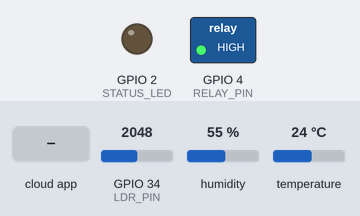
A sketch run on a simulated ESP32. Parts: switched loads named in the sketch (green lamp = pin HIGH), output pins drawn as LEDs (lit = HIGH). Inputs (shaded band) come from the test bench; at power-on: GPIO 34 (LDR_PIN) = 2048, humidity 55 %, temperature 24 °C (analog values on the 0–4095 scale). WiFi joins after 1.5 s; servers stay silent unless stated; the local clock reads 2024-03-15 10:24:30 at power-on unless the sketch sets it; the Firebase database answers and starts empty; what the sketch prints to the serial monitor is not drawn.

Above: at 3.3 s.
3.4 s: the phone or cloud app sets relay to ON
At 4.4 s:
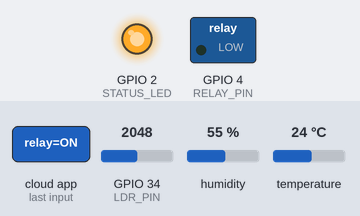
11.8 s: the phone or cloud app sets mode to AUTO
At 14.2 s:
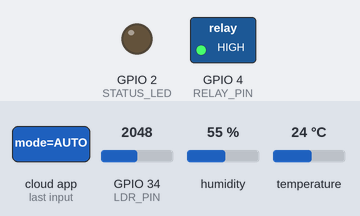
Timing chart, 0 to 15.7 s (numbered marks = the images above; inputs shaded):
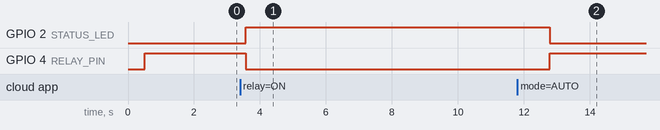

The sketch:

Task_05_Firebase_Logging_CSV.ino
```cpp
/*
 * ======================================================================================
 * Task 05: Firebase Logging, Automation & Data Export — complete system firmware
 * Project: ProtoSem Week 07 — IoT & Embedded Systems
 * Author: Sai Sanjay R
 * Hardware: ESP32 DevKit V1, DHT11 (GPIO 14), LDR + 10k divider (GPIO 34 / ADC1),
 *           5V optocoupled relay + 230V bulb (GPIO 4, active-LOW), onboard LED (GPIO 2)
 *
 * Everything from Task 04 (live telemetry on /current, MANUAL / AUTO bulb control)
 * PLUS: NTP time sync and a timestamped history record every 5 s under
 *
 *   /telemetry/logs/{epochSeconds}
 *       timestamp   : 1729862320            (int, Unix epoch, UTC)
 *       time        : "2024-10-25T13:18:40Z" (string, ISO-8601 UTC)
 *       temperature : 27.1                  (float, °C, DHT11)
 *       humidity    : 62.4                  (float, %RH, DHT11)
 *       ldr         : 1490                  (int, 12-bit ADC 0-4095)
 *       relay       : "ON" | "OFF"          (bulb status at that moment)
 *       mode        : "AUTO" | "MANUAL"     (operating mode at that moment)
 *
 * The web dashboard reads /telemetry/logs for the history table, chart and CSV download;
 * export_firebase_csv.py does the same from a laptop through the REST API.
 * ======================================================================================
 */

#include <WiFi.h>
#include <Firebase_ESP_Client.h>
#include <addons/TokenHelper.h>
#include <DHT.h>
#include "time.h"

// ---------- Wi-Fi / Firebase ----------
#define WIFI_SSID        "YOUR_WIFI_SSID"
#define WIFI_PASS        "YOUR_WIFI_PASSWORD"
#define API_KEY          "YOUR_FIREBASE_WEB_API_KEY"
#define DATABASE_URL     "https://smarthome-iot-e9fe6-default-rtdb.asia-southeast1.firebasedatabase.app"
#define DEVICE_EMAIL     "esp32@firebase.local"
#define DEVICE_PASSWORD  "YOUR_DEVICE_ACCOUNT_PASSWORD"

// ---------- Pins ----------
#define DHTPIN           14
#define DHTTYPE          DHT11
#define LDR_PIN          34
#define RELAY_PIN        4
#define STATUS_LED       2
#define RELAY_ACTIVE     LOW
#define RELAY_INACTIVE   HIGH
#define HYSTERESIS       50

// ---------- Timing ----------
const unsigned long CONTROL_INTERVAL = 1000;   // dashboard commands
const unsigned long LOG_INTERVAL     = 5000;   // live update + history record
const char* NTP_SERVER = "pool.ntp.org";       // UDP port 123

DHT dht(DHTPIN, DHTTYPE);
FirebaseData   fbdo;
FirebaseAuth   auth;
FirebaseConfig config;

String mode      = "AUTO";
int    threshold = 1500;
bool   manualOn  = false;
bool   relayOn   = false;
float  lastTemp  = NAN;
float  lastHum   = NAN;
unsigned long lastControlMs = 0;
unsigned long lastLogMs     = 0;

void setRelay(bool on) {
  relayOn = on;
  digitalWrite(RELAY_PIN, on ? RELAY_ACTIVE : RELAY_INACTIVE);
  digitalWrite(STATUS_LED, on ? HIGH : LOW);
}

// Seconds since 1970 (UTC) from the NTP-synced RTC; 0 if time is not set yet
time_t epochNow() {
  time_t now;
  time(&now);
  return (now > 1700000000) ? now : 0;
}

String isoTime(time_t t) {
  char buf[25];
  strftime(buf, sizeof(buf), "%Y-%m-%dT%H:%M:%SZ", gmtime(&t));
  return String(buf);
}

void setup() {
  Serial.begin(115200);
  delay(500);
  Serial.println("\n=======================================================");
  Serial.println("  Task 05: Logging, Automation & CSV Export (full)     ");
  Serial.println("=======================================================");

  pinMode(RELAY_PIN, OUTPUT);
  pinMode(STATUS_LED, OUTPUT);
  setRelay(false);
  dht.begin();
  analogReadResolution(12);

  WiFi.mode(WIFI_STA);
  WiFi.begin(WIFI_SSID, WIFI_PASS);
  Serial.print("[WIFI] Connecting");
  while (WiFi.status() != WL_CONNECTED) { delay(400); Serial.print("."); }
  Serial.println("\n[WIFI] Connected! IP: " + WiFi.localIP().toString());

  // Real-world clock for the log timestamps (stored in UTC)
  configTime(0, 0, NTP_SERVER);
  Serial.print("[NTP] Syncing clock");
  while (epochNow() == 0) { delay(300); Serial.print("."); }
  Serial.println("\n[NTP] Time: " + isoTime(epochNow()));

  config.api_key      = API_KEY;
  config.database_url = DATABASE_URL;
  auth.user.email     = DEVICE_EMAIL;
  auth.user.password  = DEVICE_PASSWORD;
  config.token_status_callback = tokenStatusCallback;
  Firebase.reconnectWiFi(true);
  fbdo.setResponseSize(2048);
  Firebase.begin(&config, &auth);
}

void readDashboardCommands() {
  if (Firebase.RTDB.getString(&fbdo, "/current/mode"))   mode      = fbdo.stringData();
  if (Firebase.RTDB.getInt(&fbdo, "/current/threshold")) threshold = fbdo.intData();
  if (Firebase.RTDB.getString(&fbdo, "/current/relay"))  manualOn  = (fbdo.stringData() == "ON");
}

void applyControlLogic(int ldr) {
  if (mode == "AUTO") {
    if (!relayOn && ldr < threshold - HYSTERESIS)      setRelay(true);   // dark   -> ON
    else if (relayOn && ldr > threshold + HYSTERESIS)  setRelay(false);  // bright -> OFF
  } else {
    setRelay(manualOn);                                                  // MANUAL
  }
}

void loop() {
  if (!Firebase.ready()) return;
  unsigned long now = millis();

  if (now - lastControlMs >= CONTROL_INTERVAL) {
    lastControlMs = now;
    readDashboardCommands();
    bool before = relayOn;
    applyControlLogic(analogRead(LDR_PIN));
    if (relayOn != before) {
      Firebase.RTDB.setBool(&fbdo, "/current/bulbState", relayOn);
      if (mode == "AUTO") Firebase.RTDB.setString(&fbdo, "/current/relay", relayOn ? "ON" : "OFF");
    }
  }

  if (now - lastLogMs >= LOG_INTERVAL) {
    lastLogMs = now;
    float t   = dht.readTemperature();
    float h   = dht.readHumidity();
    int   ldr = analogRead(LDR_PIN);
    if (!isnan(t) && !isnan(h)) { lastTemp = t; lastHum = h; }
    if (isnan(lastTemp)) return;                 // no valid DHT11 sample yet

    // a) live values for the dashboard cards
    FirebaseJson live;
    live.set("temperature", lastTemp);
    live.set("humidity", lastHum);
    live.set("ldr", ldr);
    live.set("bulbState", relayOn);
    Firebase.RTDB.updateNode(&fbdo, "/current", &live);

    // b) one history record, keyed by epoch so records sort by time
    time_t ts = epochNow();
    FirebaseJson rec;
    rec.set("timestamp", (int)ts);
    rec.set("time", isoTime(ts));
    rec.set("temperature", lastTemp);
    rec.set("humidity", lastHum);
    rec.set("ldr", ldr);
    rec.set("relay", relayOn ? "ON" : "OFF");
    rec.set("mode", mode);

    String path = "/telemetry/logs/" + String((unsigned long)ts);
    if (Firebase.RTDB.setJSON(&fbdo, path, &rec)) {
      Serial.printf("[LOG] %s  T=%.1fC H=%.0f%% LDR=%d Bulb=%s Mode=%s\n",
                    isoTime(ts).c_str(), lastTemp, lastHum, ldr, relayOn ? "ON" : "OFF", mode.c_str());
    } else {
      Serial.println("[LOG] Write failed: " + fbdo.errorReason());
    }
  }
}
```

Measured:
- after the input at 3.4 s, GPIO 2 (STATUS_LED): LOW → HIGH after 0.16 s; GPIO 4 (RELAY_PIN): HIGH → LOW after 0.16 s
- after the input at 11.8 s, GPIO 2 (STATUS_LED): HIGH → LOW after 0.98 s; GPIO 4 (RELAY_PIN): LOW → HIGH after 0.98 s
